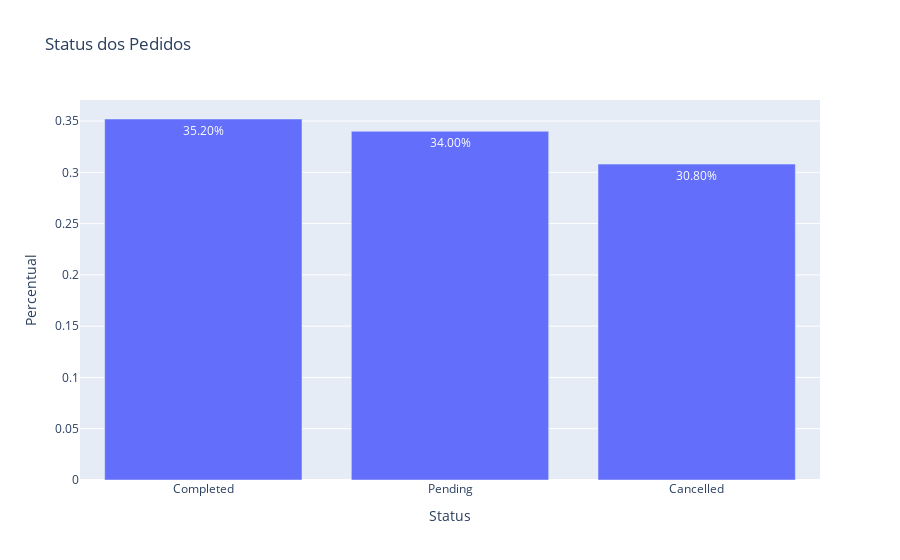

Notebook code for this chart:
### Code cell
status = df_Amazon['Status'].value_counts(normalize=True)

fig = px.bar(status, 
             x=status.index, 
             y=status.values, 
             title='Status dos Pedidos',
             labels={'x': 'Status', 'y': 'Percentual'},
             text_auto='.2%')
fig.show()

### Figure 1 — Plotly figure (JSON) as saved in the notebook; plotly's stock layout.template omitted (floating-point values rounded to 4 significant figures)
{"data": [{"alignmentgroup": "True", "hovertemplate": "Status=%{x}<br>Percentual=%{y}<extra></extra>", "legendgroup": "", "marker": {"color": "#636efa", "pattern": {"shape": ""}}, "name": "", "offsetgroup": "", "orientation": "v", "showlegend": false, "textposition": "auto", "texttemplate": "%{y:.2%}", "type": "bar", "x": ["Completed", "Pending", "Cancelled"], "xaxis": "x", "y": [0.352, 0.34, 0.308], "yaxis": "y"}], "layout": {"barmode": "relative", "legend": {"tracegroupgap": 0}, "title": {"text": "Status dos Pedidos"}, "xaxis": {"anchor": "y", "domain": [0, 1], "title": {"text": "Status"}}, "yaxis": {"anchor": "x", "domain": [0, 1], "title": {"text": "Percentual"}}}}
